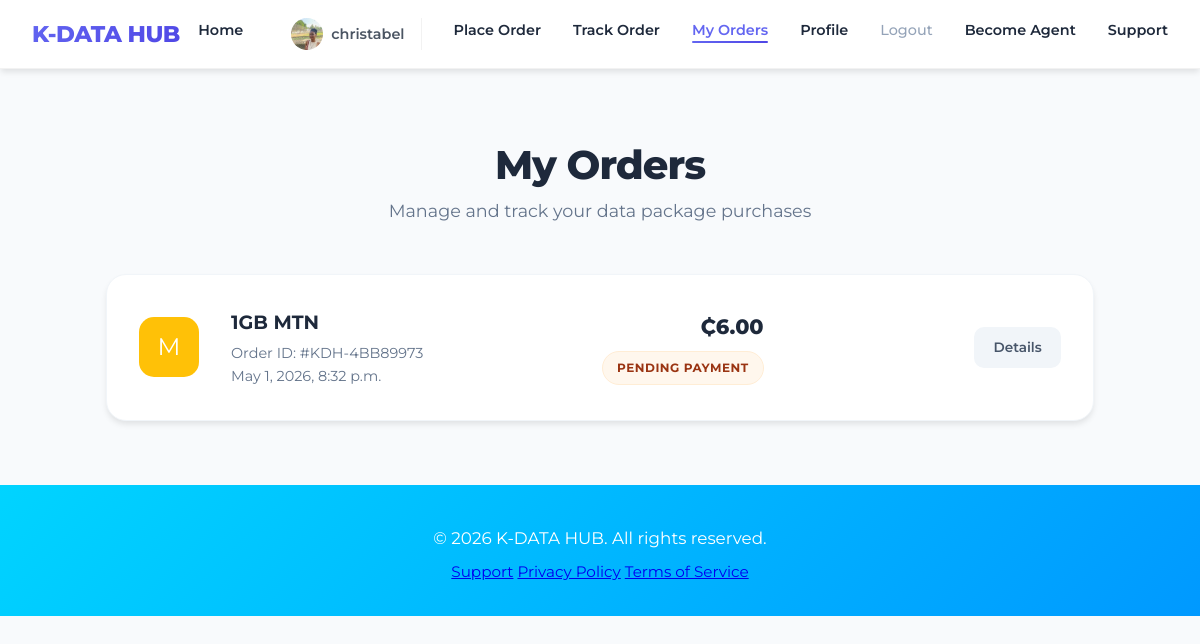
Page /orders/my-orders/ (signed in) on the committed database.
### accounts/models.py (models this page shows, shortened)
class CustomUser(AbstractUser):
    is_manager = models.BooleanField(default=False)
    is_agent = models.BooleanField(default=False)
    profile_picture = models.ImageField(upload_to='profile_pics/', null=True, blank=True)
    phone_number = models.CharField(max_length=15, blank=True)
    class Meta:
        verbose_name = 'User'
        verbose_name_plural = 'Users'

### orders/models.py (models this page shows, shortened)
class Order(models.Model):
    STATUS_CHOICES = [
        ('pending', 'Pending Payment'),
        ('paid', 'Paid'),
        ('processing', 'Processing'),
        ('completed', 'Completed'),
        ('cancelled', 'Cancelled'),
    ]
    order_id = models.CharField(max_length=50, unique=True, editable=False)
    buyer = models.ForeignKey(settings.AUTH_USER_MODEL, on_delete=models.SET_NULL, null=True, blank=True, related_name='orders')
    customer_name = models.CharField(max_length=255, blank=True, null=True)
    customer_email = models.EmailField(blank=True, null=True)
    customer_phone = models.CharField(max_length=20, blank=True, null=True)
    item_name = models.CharField(max_length=200)
    quantity = models.PositiveIntegerField(default=1)
    unit_price = models.DecimalField(max_digits=10, decimal_places=2)
    total_amount = models.DecimalField(max_digits=10, decimal_places=2)
    status = models.CharField(max_length=20, choices=STATUS_CHOICES, default='pending')
    paystack_reference = models.CharField(max_length=100, blank=True, null=True)
    created_at = models.DateTimeField(auto_now_add=True)
    updated_at = models.DateTimeField(auto_now=True)
    @property
    def carrier(self):
        name = self.item_name.upper()
        if 'MTN' in name:
            return 'MTN'
        if 'AIRTEL' in name or 'AT' in name:
            return 'AIRTEL'
        if 'TELECEL' in name:
            return 'TELECEL'
        return 'GENERAL'

### orders/views.py (the view)
# urls.py: path('my-orders/', views.my_orders, name='my_orders'),
@login_required
def my_orders(request):
    orders = Order.objects.filter(buyer=request.user).order_by('-created_at')
    paginator = Paginator(orders, 10)
    page_number = request.GET.get('page')
    page_obj = paginator.get_page(page_number)
    return render(request, 'orders/my_orders.html', {'orders': page_obj})

### templates/orders/my_orders.html (shortened to what this page needs)
{% extends 'base.html' %}
{% load static %}
{% block content %}
<div class="orders-container">
    <div class="page-header">
        <h1>My Orders</h1>
        <p>Manage and track your data package purchases</p>
    </div>
    <div class="orders-grid">
        {% for order in orders %}
            <div class="order-card-premium">
                <div class="order-main-info">
                    <div class="order-icon icon-{{ order.carrier|lower }}">
                        {{ order.carrier|slice:":1" }}
                    </div>
                    <div class="order-details">
                        <h3>{{ order.item_name }}</h3>
                        <p>Order ID: #{{ order.order_id }}</p>
                        <p>{{ order.created_at|date:"F j, Y, g:i a" }}</p>
                    </div>
                </div>
                <div class="order-meta">
                    <span class="order-price">₵{{ order.total_amount }}</span>
                    <span class="status-badge status-{{ order.status|lower }}">
                        {{ order.get_status_display }}
                    </span>
                </div>
                <div class="order-actions">
                    <a href="{% url 'orders:order_detail' order.order_id %}" class="btn-action btn-view">Details</a>
                </div>
            </div>
        {% empty %}
            <div class="empty-state">
                <h2>No orders found</h2>
                <p>You haven't placed any orders yet. Start saving on data today!</p>
                <a href="{% url 'orders:create_order' %}" class="btn-shop">Order Data Now</a>
            </div>
        {% endfor %}
    </div>
</div>
{% endblock %}

### templates/base.html (shortened to what this page needs)
{% load static %}
<!DOCTYPE html>
<html lang="en">
<head>
    <link rel="stylesheet" href="{% static 'css/styles.css' %}">
</head>
<body class="{% block body_class %}{% endblock %}">
    <nav class="navbar">
        <div class="nav-container">
            <div class="logo">
                <h2>K-DATA HUB</h2>
            </div>
            <ul class="nav-links">
                <li><a href="{% url 'home' %}" class="{% if request.path == '/' %}active{% endif %}">Home</a></li>
                {% if user.is_authenticated %}
                    <li class="nav-user-info">
                        {% if user.profile_picture %}
                            <img src="{{ user.profile_picture.url }}" alt="{{ user.username }}" class="nav-avatar">
                        {% else %}
                            <div class="nav-avatar-placeholder">{{ user.username|first|upper }}</div>
                        {% endif %}
                        <span class="nav-username">{{ user.username }}</span>
                    </li>
                    <li><a href="{% url 'orders:create_order' %}" class="{% if '/orders/create/' in request.path %}active{% endif %}">Place Order</a></li>
                    <li><a href="{% url 'orders:track_order' %}" class="{% if 'track' in request.path %}active{% endif %}">Track Order</a></li>
                    <li><a href="{% url 'orders:my_orders' %}" class="{% if '/orders/my-orders/' in request.path %}active{% endif %}">My Orders</a></li>
                    <li><a href="{% url 'accounts:profile' %}" class="{% if '/accounts/profile/' in request.path %}active{% endif %}">Profile</a></li>
                    <li><a href="{% url 'accounts:logout' %}" class="logout-link">Logout</a></li>
                {% else %}
                    <li><a href="{% url 'accounts:login' %}" class="{% if '/accounts/login/' in request.path %}active{% endif %}">Login</a></li>
                    <li><a href="{% url 'accounts:signup' %}" class="{% if '/accounts/signup/' in request.path %}active{% endif %}">Sign Up</a></li>
                {% endif %}
                {% if not user.is_agent %}
                    <li><a href="{% url 'accounts:become_agent' %}" class="{% if 'become-agent' in request.path %}active{% endif %}">Become Agent</a></li>
                {% endif %}
                    <li><a href="{% url 'support' %}" class="{% if '/support/' in request.path %}active{% endif %}">Support</a></li>
            </ul>
        </div>
    </nav>
    <main>
        {% block content %}
        {% endblock %}
    </main>
    <footer>
        <div class="footer-container">
            <p>&copy; 2026 K-DATA HUB. All rights reserved.</p>
            <div class="footer-links">
                <a href="{% url 'support' %}">Support</a>
                <a href="#">Privacy Policy</a>
                <a href="#">Terms of Service</a>
            </div>
        </div>
    </footer>
</body>
</html>

### static/css/styles.css (style rules this page uses)
:root { --primary-gradient: linear-gradient(135deg, #6366f1 0%, #4f46e5 100%); --secondary-gradient: linear-gradient(135deg, #1e293b 0%, #0f172a 100%); --accent-color: #6366f1; --text-main: #1e293b; --text-muted: #64748b; --bg-light: #f8fafc; --shadow-sm: 0 1px 3px rgba(0,0,0,0.1); --shadow-md: 0 4px 6px -1px rgba(0,0,0,0.1); --shadow-lg: 0 20px 25px -5px rgba(0,0,0,0.1); }
* { margin: 0; padding: 0; box-sizing: border-box; }
body { font-family: 'Montserrat', sans-serif; background: var(--bg-light); min-height: 100vh; color: var(--text-main); font-size: 0.95rem; line-height: 1.6; }
.navbar { background: rgba(255, 255, 255, 0.98); backdrop-filter: blur(15px); box-shadow: var(--shadow-md); position: sticky; top: 0; z-index: 1000; border-bottom: 1px solid rgba(0, 0, 0, 0.05); }
.nav-container { max-width: 1200px; margin: 0 auto; padding: 1rem 2rem; display: flex; justify-content: space-between; align-items: center; }
.logo h2 { background: var(--primary-gradient); -webkit-background-clip: text; background-clip: text; color: transparent; font-weight: 800; letter-spacing: -0.5px; }
.nav-links { display: flex; gap: 2rem; list-style: none; }
.nav-links a { text-decoration: none; color: var(--text-main); font-weight: 600; font-size: 0.9rem; transition: all 0.3s ease; position: relative; padding-bottom: 4px; }
.nav-links a.active { color: var(--accent-color); }
.nav-links a::after { content: ''; position: absolute; bottom: 0; left: 0; width: 0; height: 2px; background: var(--primary-gradient); transition: width 0.3s ease; border-radius: 2px; }
.nav-links a.active::after, .nav-links a:hover::after { width: 100%; }
.nav-user-info { display: flex; align-items: center; gap: 0.5rem; padding: 0 1rem; border-right: 1px solid rgba(0, 0, 0, 0.05); }
.nav-avatar { width: 32px; height: 32px; border-radius: 50%; object-fit: cover; }
.nav-username { font-weight: 600; font-size: 0.9rem; color: #4b5563; }
.logout-link { color: #94a3b8 !important; font-weight: 500 !important; }
.logout-link::after { display: none !important; }
main { max-width: 1100px; margin: 2rem auto; padding: 0 1.5rem; }
footer { background: linear-gradient(135deg, #00d4ff 0%, #0099ff 100%); color: white; text-align: center; padding: 2rem; margin-top: 3rem; }
footer p { margin: 0.5rem 0; font-size: 1.05rem; }
.status-badge { display: inline-block; padding: 4px 12px; border-radius: 20px; font-size: 0.85em; font-weight: 600; }
.status-pending { background-color: #fff3cd; color: #856404; }

### templates/orders/my_orders.html (style rules this page uses)
.orders-container { max-width: 1100px; margin: 4rem auto; padding: 0 2rem; }
.page-header { margin-bottom: 3rem; text-align: center; }
.page-header h1 { font-size: 2.5rem; font-weight: 800; color: #1e293b; letter-spacing: -1px; }
.page-header p { color: var(--text-muted); font-size: 1.1rem; }
.orders-grid { display: grid; gap: 1.5rem; }
.order-card-premium { background: white; border-radius: 20px; padding: 2rem; box-shadow: var(--shadow-md); display: flex; align-items: center; justify-content: space-between; border: 1px solid #f1f5f9; transition: all 0.3s ease; }
.order-main-info { display: flex; align-items: center; gap: 2rem; }
.order-icon { width: 60px; height: 60px; border-radius: 15px; display: flex; align-items: center; justify-content: center; font-size: 1.5rem; color: white; }
.icon-mtn { background: #ffc107; }
.order-details h3 { font-size: 1.2rem; font-weight: 700; color: #1e293b; margin-bottom: 0.3rem; }
.order-details p { font-size: 0.9rem; color: var(--text-muted); }
.order-meta { text-align: right; }
.order-price { font-size: 1.3rem; font-weight: 800; color: #1e293b; display: block; margin-bottom: 0.5rem; }
.status-badge { padding: 6px 14px; border-radius: 30px; font-size: 0.75rem; font-weight: 700; text-transform: uppercase; letter-spacing: 0.5px; }
.status-pending { background: #fff7ed; color: #9a3412; border: 1px solid #ffedd5; }
.order-actions { display: flex; gap: 1rem; margin-left: 2rem; }
.btn-action { padding: 0.6rem 1.2rem; border-radius: 10px; font-size: 0.85rem; font-weight: 600; text-decoration: none; transition: all 0.2s; }
.btn-view { background: #f1f5f9; color: #475569; }

### rows in the picture
CustomUser: profile_picture (picture), username "christabel"
Order: carrier "M", item_name "1GB MTN", order_id "KDH-4BB89973", created_at "May 1, 2026, 8:32 p.m.", total_amount "6.00", status "PENDING PAYMENT"
